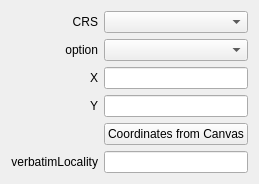
                       <widget class="QWidget" name="loc_edit_coor_wdg">
                        <layout class="QGridLayout" name="gridLayout_27">
                         <item row="0" column="0">
                          <layout class="QGridLayout" name="loc_edit_coor_grid_lyt">
                           <item row="2" column="0">
                            <widget class="QLabel" name="loc_edit_x_coor_lbl">
                             <property name="text">
                              <string>X</string>
                             </property>
                             <property name="alignment">
                              <set>Qt::AlignRight|Qt::AlignTrailing|Qt::AlignVCenter</set>
                             </property>
                            </widget>
                           </item>
                           <item row="3" column="1">
                            <widget class="QLineEdit" name="loc_edit_y_coor_le"/>
                           </item>
                           <item row="1" column="1">
                            <widget class="QComboBox" name="loc_edit_opt_cb"/>
                           </item>
                           <item row="3" column="0">
                            <widget class="QLabel" name="loc_edit_y_coor_lbl">
                             <property name="text">
                              <string>Y</string>
                             </property>
                             <property name="alignment">
                              <set>Qt::AlignRight|Qt::AlignTrailing|Qt::AlignVCenter</set>
                             </property>
                            </widget>
                           </item>
                           <item row="0" column="1">
                            <widget class="QComboBox" name="loc_edit_crs_cb">
                             <property name="sizePolicy">
                              <sizepolicy hsizetype="MinimumExpanding" vsizetype="Fixed">
                               <horstretch>0</horstretch>
                               <verstretch>0</verstretch>
                              </sizepolicy>
                             </property>
                            </widget>
                           </item>
                           <item row="0" column="0">
                            <widget class="QLabel" name="loc_edit_crs_lbl">
                             <property name="sizePolicy">
                              <sizepolicy hsizetype="Minimum" vsizetype="Minimum">
                               <horstretch>0</horstretch>
                               <verstretch>0</verstretch>
                              </sizepolicy>
                             </property>
                             <property name="text">
                              <string>CRS</string>
                             </property>
                             <property name="alignment">
                              <set>Qt::AlignRight|Qt::AlignTrailing|Qt::AlignVCenter</set>
                             </property>
                            </widget>
                           </item>
                           <item row="1" column="0">
                            <widget class="QLabel" name="loc_edit_opt_lbl">
                             <property name="text">
                              <string>option</string>
                             </property>
                             <property name="alignment">
                              <set>Qt::AlignRight|Qt::AlignTrailing|Qt::AlignVCenter</set>
                             </property>
                            </widget>
                           </item>
                           <item row="2" column="1">
                            <widget class="QLineEdit" name="loc_edit_x_coor_le"/>
                           </item>
                           <item row="5" column="0">
                            <widget class="QLabel" name="loc_edit_verloc_lbl">
                             <property name="text">
                              <string>verbatimLocality</string>
                             </property>
                             <property name="alignment">
                              <set>Qt::AlignRight|Qt::AlignTrailing|Qt::AlignVCenter</set>
                             </property>
                            </widget>
                           </item>
                           <item row="5" column="1">
                            <widget class="QLineEdit" name="loc_edit_verloc_le"/>
                           </item>
                           <item row="4" column="1">
                            <widget class="QPushButton" name="loc_edit_coord_cnvs_btn">
                             <property name="focusPolicy">
                              <enum>Qt::NoFocus</enum>
                             </property>
                             <property name="toolTip">
                              <string>Enter coordinates from canvas by left mouse click</string>
                             </property>
                             <property name="text">
                              <string>Coordinates from Canvas</string>
                             </property>
                            </widget>
                           </item>
                          </layout>
                         </item>
                        </layout>
                       </widget>
